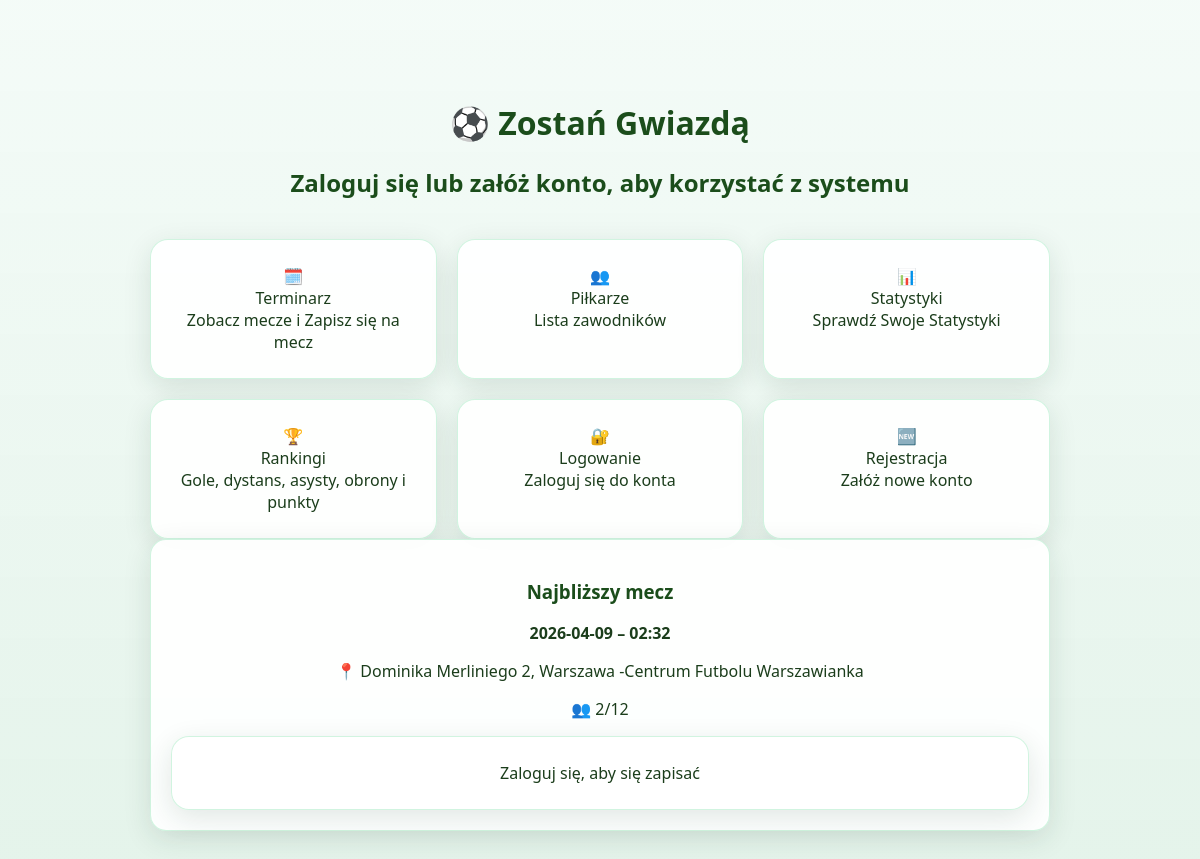
Before: / with the older database file.
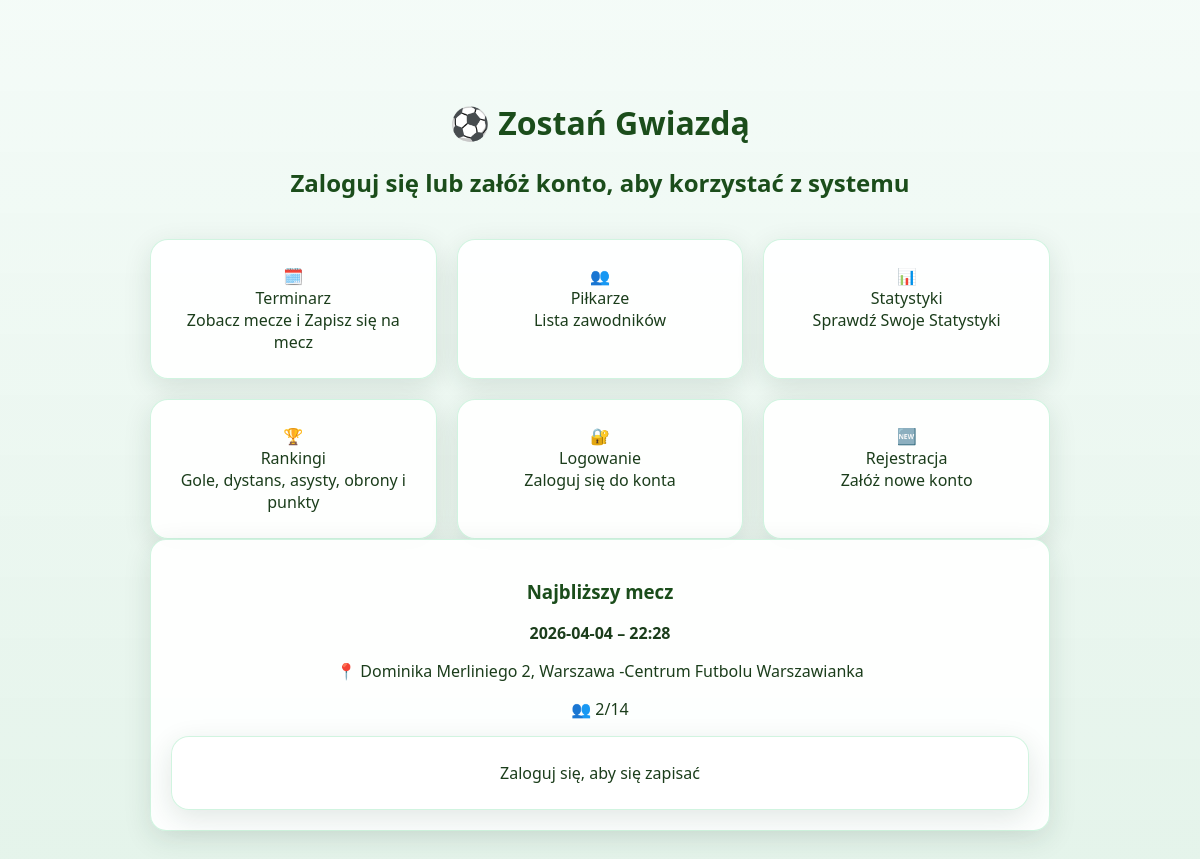
After: the same page with the newer database file.
### tables this page shows
CREATE TABLE matches (
            id INTEGER PRIMARY KEY AUTOINCREMENT,
            match_date TEXT NOT NULL,
            match_time TEXT NOT NULL,
            location TEXT NOT NULL,
            max_slots INTEGER NOT NULL,
            signed_up INTEGER NOT NULL DEFAULT 0,
            played INTEGER NOT NULL DEFAULT 0
        );

### app.py (the view, shortened to what this page needs)
@app.route("/")
def home():
    conn = get_db()
    next_match = conn.execute(
        "SELECT * FROM matches WHERE match_date >= date('now') ORDER BY match_date, match_time LIMIT 1"
    ).fetchone()
    user_signed = False
    conn.close()
    return render_template("index.html", next_match=next_match, user_signed=user_signed)

### db.py (called while the page is built)
def get_db():
    conn = sqlite3.connect("database.db")
    conn.row_factory = sqlite3.Row
    return conn

### templates/index.html (shortened to what this page needs)
<!DOCTYPE html>
<html lang="pl">
<head>
    <link rel="stylesheet" href="/static/theme.css">
</head>
<body>
<div class="container">
    <h1 style="color:#1b4d1b;">⚽ Zostań Gwiazdą</h1>
    {% if session.user_id %}
    <h2 style="color:#1b4d1b;">Wybierz, co chcesz zrobić</h2>
    {% else %}
    <h2 style="color:#1b4d1b;">Zaloguj się lub załóż konto, aby korzystać z systemu</h2>
    {% endif %}
    <div class="grid">
        <a href="/terminarz" class="tile">
            <div class="tile-icon">🗓️</div>
            <div class="tile-title">Terminarz</div>
            <div class="tile-desc">Zobacz mecze i Zapisz się na mecz</div>
        </a>
        <a href="/pilkarze" class="tile">
            <div class="tile-icon">👥</div>
            <div class="tile-title">Piłkarze</div>
            <div class="tile-desc">Lista zawodników</div>
        </a>
        <a href="/statystyki" class="tile">
            <div class="tile-icon">📊</div>
            <div class="tile-title">Statystyki</div>
            <div class="tile-desc">Sprawdź Swoje Statystyki</div>
        </a>
        <a href="/rankingi" class="tile">
            <div class="tile-icon">🏆</div>
            <div class="tile-title">Rankingi</div>
            <div class="tile-desc">Gole, dystans, asysty, obrony i punkty</div>
        </a>
        {% if not session.user_id %}
        <a href="/login" class="tile">
            <div class="tile-icon">🔐</div>
            <div class="tile-title">Logowanie</div>
            <div class="tile-desc">Zaloguj się do konta</div>
        </a>
        <a href="/register" class="tile">
            <div class="tile-icon">🆕</div>
            <div class="tile-title">Rejestracja</div>
            <div class="tile-desc">Załóż nowe konto</div>
        </a>
        {% endif %}
    </div>
    {% if next_match %}
    <div class="next-match">
        <h3 style="color:#1b4d1b;">Najbliższy mecz</h3>
        <p><strong>{{ next_match.match_date }} – {{ next_match.match_time }}</strong></p>
        <p>📍 {{ next_match.location }}</p>
        <p>👥 {{ next_match.signed_up }}/{{ next_match.max_slots }}</p>
        {% if session.user_id %}
        {% if user_signed %}
        <div class="tile" style="margin-top:10px; background:#a8e6a3; cursor:default;">
            Jesteś zapisany na ten mecz
        </div>
        {% else %}
        <div class="tile" style="margin-top:10px; background:#2ecc71; color:white;"
             onclick="signupFromHome({{ next_match.id }}, '{{ next_match.match_date }}', '{{ next_match.match_time }}', '{{ next_match.location }}')">
            Zapisz się na mecz
        </div>
        {% endif %}
        {% else %}
        <a href="/login" class="tile" style="margin-top:10px;">Zaloguj się, aby się zapisać</a>
        {% endif %}
    </div>
    {% endif %}
</div>
</body>
</html>

Changed rows visible on the page:
no longer on this page (row unchanged): matches: match_date "2026-04-09", match_time "02:32", location "Dominika Merliniego 2, Warszawa -Centrum Futbolu Warszawianka", signed_up "2", max_slots "12"
added matches: match_date "2026-04-04", match_time "22:28", location "Dominika Merliniego 2, Warszawa -Centrum Futbolu Warszawianka", signed_up "2", max_slots "14"
